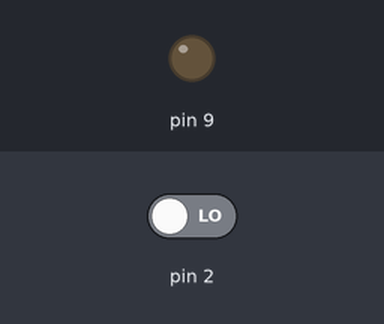
Recording of a sketch running on a simulated Arduino Uno, built with avr-gcc and run on an emulated ATmega328P. On the bench: output pins drawn as LEDs (lit = HIGH). The inputs (shaded band) are chosen by the test bench; at power-on: pin 2 LOW. What the sketch prints to the serial monitor is not drawn.

Above: at 1.2 s.
1.3 s: pin 2 driven HIGH
At 1.8 s:
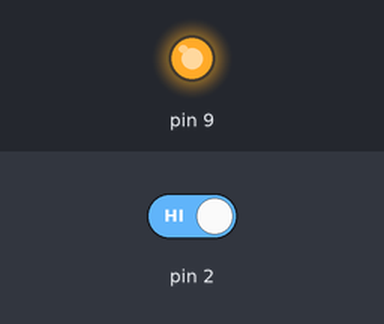
Timing chart, 0 to 4.3 s (numbered marks = the images above; inputs shaded):
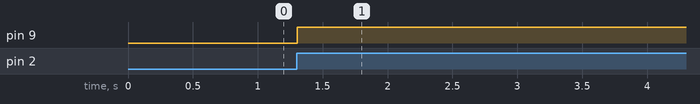

Measured:
- after the input at 1.3 s, pin 9: LOW → HIGH at once

The sketch:

0701_6_DC_Motor_Btn.ino
```cpp
void setup() {
  pinMode(9, OUTPUT);
  pinMode(2,INPUT);
  Serial.begin(9600);
}

// 스위치를 1번 눌렀을 때 선풍기 켜지도록
// 두 번 누르면 꺼지도록
int cnt = 0;
bool state = true;

void loop() {
  int btn = digitalRead(2);
  if (btn == 1){
    if (state == true){
      cnt++;
      state = false;
    }
  }else if (btn == 0){
    state = true;
  }
  Serial.println(cnt);

  if (cnt % 2 == 1){
    analogWrite(9,255);
  }else if (cnt % 2 == 0){
    analogWrite(9,0);
  }
}
```
